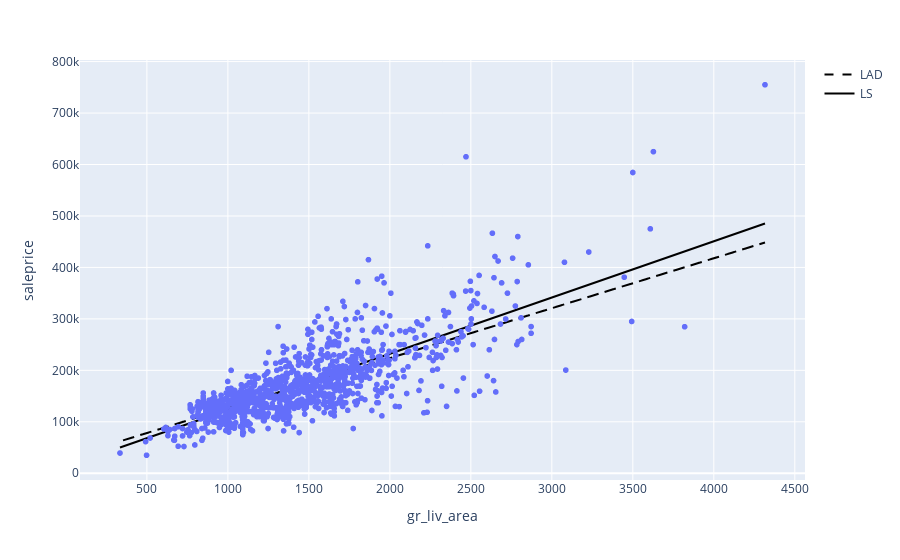

The code cell stored with this chart in its notebook:
### Markdown cell above
And we can plot both lines on a scatterplot:

### Code cell
# plot both the LS and LAD lines on top of the scatterplot of gr_liv_area against sale_price
fig = px.scatter(ames_train_processed, x='gr_liv_area', y='saleprice')
fig.add_trace(
    go.Scatter(x=ames_train_processed['gr_liv_area'],
                y=lad_area_fit.intercept_ + ames_train_processed['gr_liv_area'] * lad_area_fit.coef_[0],
                mode='lines',
                name='LAD',
                line={'dash': 'dash',
                      'color': 'black'})
)
fig.add_trace(
    go.Scatter(x=ames_train_processed['gr_liv_area'],
                y=ls_area_fit.intercept_ + ames_train_processed['gr_liv_area'] * ls_area_fit.coef_[0],
                mode='lines',
                name='LS',
                line={'dash': 'solid',
                      'color': 'black'})
)

### Figure 1 — Plotly figure (JSON) as saved in the notebook; plotly's stock layout.template omitted (floating-point values rounded to 4 significant figures; data arrays with more than 128 entries replaced by an {"elided": "..."} marker saying what was removed)
{"data": [{"hovertemplate": "gr_liv_area=%{x}<br>saleprice=%{y}<extra></extra>", "legendgroup": "", "marker": {"color": "#636efa", "symbol": "circle"}, "mode": "markers", "name": "", "showlegend": false, "type": "scattergl", "x": {"elided": "1126 int values"}, "xaxis": "x", "y": {"elided": "1126 int values"}, "yaxis": "y"}, {"line": {"color": "black", "dash": "dash"}, "mode": "lines", "name": "LAD", "type": "scatter", "x": {"elided": "1126 int values"}, "y": {"elided": "1126 float values"}}, {"line": {"color": "black", "dash": "solid"}, "mode": "lines", "name": "LS", "type": "scatter", "x": {"elided": "1126 int values"}, "y": {"elided": "1126 float values"}}], "layout": {"legend": {"tracegroupgap": 0}, "margin": {"t": 60}, "xaxis": {"anchor": "y", "domain": [0, 1], "title": {"text": "gr_liv_area"}}, "yaxis": {"anchor": "x", "domain": [0, 1], "title": {"text": "saleprice"}}}}
